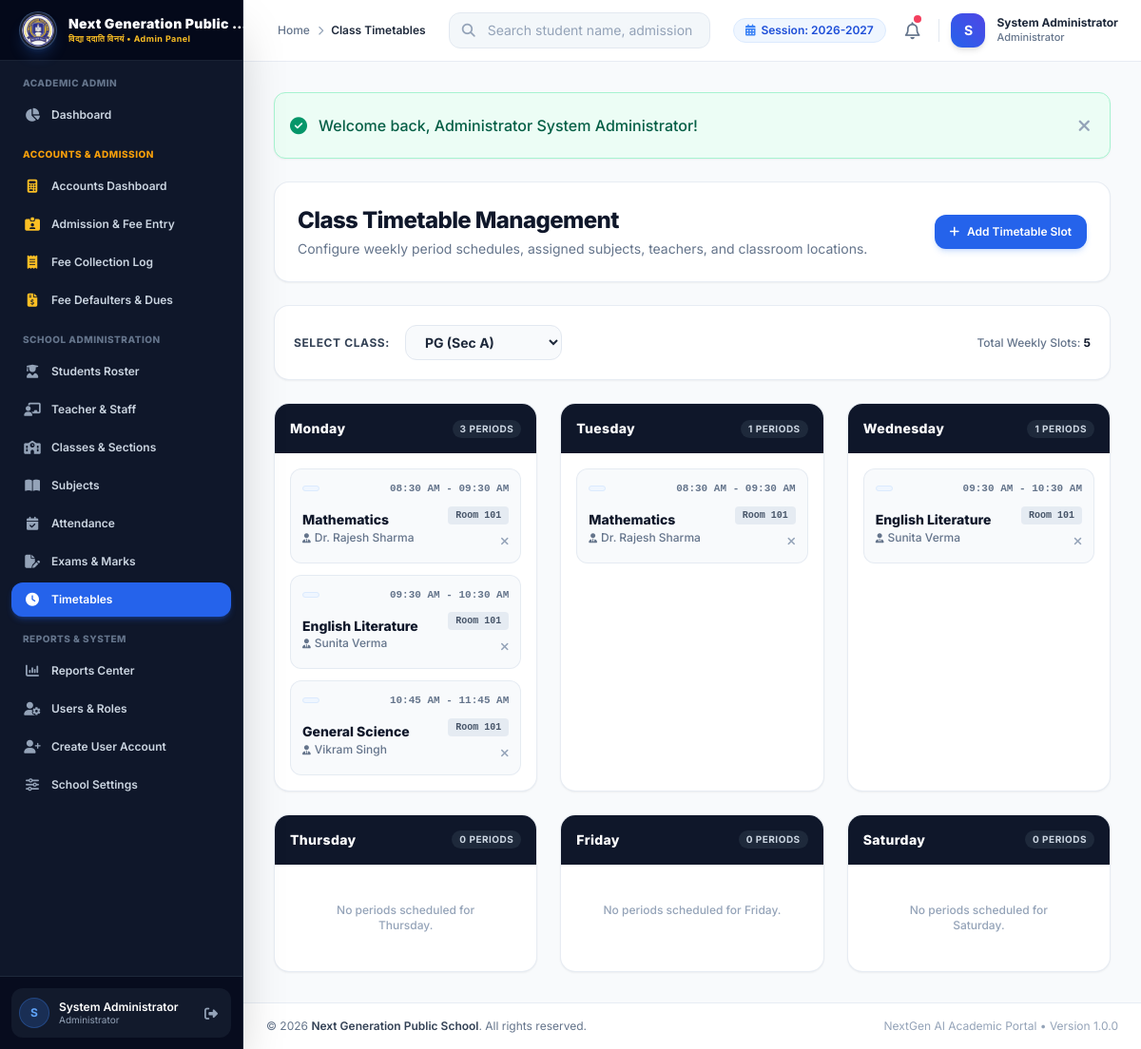
/admin/timetable/index.php (signed in), run on the app's committed database.
### tables this page shows
CREATE TABLE `school_settings` (
  `id` INT AUTO_INCREMENT PRIMARY KEY,
  `setting_key` VARCHAR(100) NOT NULL UNIQUE,
  `setting_value` TEXT DEFAULT NULL,
  `updated_at` DATETIME DEFAULT CURRENT_TIMESTAMP ON UPDATE CURRENT_TIMESTAMP
);

CREATE TABLE `timetables` (
  `id` INT AUTO_INCREMENT PRIMARY KEY,
  `class_id` INT NOT NULL,
  `subject_id` INT NOT NULL,
  `teacher_id` INT DEFAULT NULL,
  `day_of_week` ENUM('Monday', 'Tuesday', 'Wednesday', 'Thursday', 'Friday', 'Saturday') NOT NULL,
  `start_time` TIME NOT NULL,
  `end_time` TIME NOT NULL,
  `room_number` VARCHAR(30) DEFAULT NULL,
  `created_at` DATETIME DEFAULT CURRENT_TIMESTAMP,
  `updated_at` DATETIME DEFAULT CURRENT_TIMESTAMP ON UPDATE CURRENT_TIMESTAMP,
  FOREIGN KEY (`class_id`) REFERENCES `classes`(`id`) ON DELETE CASCADE,
  FOREIGN KEY (`subject_id`) REFERENCES `subjects`(`id`) ON DELETE CASCADE,
  FOREIGN KEY (`teacher_id`) REFERENCES `teachers`(`id`) ON DELETE SET NULL
);

CREATE TABLE `subjects` (
  `id` INT AUTO_INCREMENT PRIMARY KEY,
  `subject_name` VARCHAR(100) NOT NULL,
  `subject_code` VARCHAR(30) NOT NULL UNIQUE,
  `class_id` INT DEFAULT NULL,
  `teacher_id` INT DEFAULT NULL,
  `created_at` DATETIME DEFAULT CURRENT_TIMESTAMP,
  `updated_at` DATETIME DEFAULT CURRENT_TIMESTAMP ON UPDATE CURRENT_TIMESTAMP,
  FOREIGN KEY (`class_id`) REFERENCES `classes`(`id`) ON DELETE SET NULL,
  FOREIGN KEY (`teacher_id`) REFERENCES `teachers`(`id`) ON DELETE SET NULL
);

CREATE TABLE `teachers` (
  `id` INT AUTO_INCREMENT PRIMARY KEY,
  `teacher_id` VARCHAR(30) NOT NULL UNIQUE,
  `name` VARCHAR(100) NOT NULL,
  `subject` VARCHAR(100) NOT NULL,
  `qualification` VARCHAR(100) NOT NULL,
  `mobile` VARCHAR(20) NOT NULL,
  `email` VARCHAR(100) NOT NULL,
  `address` TEXT,
  `joining_date` DATE NOT NULL,
  `status` ENUM('Active', 'Inactive') DEFAULT 'Active',
  `username` VARCHAR(50) DEFAULT NULL UNIQUE,
  `password` VARCHAR(255) DEFAULT NULL,
  `created_at` DATETIME DEFAULT CURRENT_TIMESTAMP,
  `updated_at` DATETIME DEFAULT CURRENT_TIMESTAMP ON UPDATE CURRENT_TIMESTAMP
);

### includes/auth.php (called while the page is built, shortened)
<?php
require_once __DIR__ . '/../config/database.php';
function base_url($path = '') {
    $script_name = $_SERVER['SCRIPT_NAME'] ?? '';
    if (strpos($script_name, '/admin/') !== false) {
        $root = substr($script_name, 0, strpos($script_name, '/admin/'));
    } elseif (strpos($script_name, '/teacher/') !== false) {
        $root = substr($script_name, 0, strpos($script_name, '/teacher/'));
    } elseif (strpos($script_name, '/student/') !== false) {
        $root = substr($script_name, 0, strpos($script_name, '/student/'));
    } else {
        $dir = dirname($script_name);
        $root = ($dir === '/' || $dir === '\\') ? '' : $dir;
    }
    $clean_path = ltrim($path, '/');
    return rtrim($root, '/') . ($clean_path ? '/' . $clean_path : '');
}
function is_logged_in() {
    return isset($_SESSION['user_id']) && !empty($_SESSION['user_id']);
}
function is_admin() {
    return is_logged_in() && ($_SESSION['role'] ?? '') === 'admin';
}
function is_teacher() {
    return is_logged_in() && ($_SESSION['role'] ?? '') === 'teacher';
}
function is_student() {
    return is_logged_in() && ($_SESSION['role'] ?? '') === 'student';
}
function get_school_setting($key, $default = '') {
    global $pdo;
    try {
        $stmt = $pdo->prepare("SELECT setting_value FROM school_settings WHERE setting_key = :k LIMIT 1");
        $stmt->execute(['k' => $key]);
        $val = $stmt->fetchColumn();
        return $val !== false ? $val : $default;
    } catch (Exception $e) {
        return $default;
    }
}
function e($string) {
    return htmlspecialchars($string ?? '', ENT_QUOTES, 'UTF-8');
}
function csrf_token() {
    return $_SESSION['csrf_token'];
}
function get_class_order_sql($prefix = '') {
    $col = $prefix ? "{$prefix}.class_name" : "class_name";
    $sec = $prefix ? "{$prefix}.section" : "section";
    return "CASE
        WHEN {$col} IN ('PG', 'Play Group', 'Playgroup') THEN 1
        WHEN {$col} = 'Nursery' THEN 2
        WHEN {$col} = 'LKG' THEN 3
        WHEN {$col} = 'UKG' THEN 4
        WHEN {$col} = 'Class 1' OR {$col} = '1st' THEN 5
        WHEN {$col} = 'Class 2' OR {$col} = '2nd' THEN 6
        WHEN {$col} = 'Class 3' OR {$col} = '3rd' THEN 7
        WHEN {$col} = 'Class 4' OR {$col} = '4th' THEN 8
        WHEN {$col} = 'Class 5' OR {$col} = '5th' THEN 9
        WHEN {$col} = 'Class 6' OR {$col} = '6th' THEN 10
        WHEN {$col} = 'Class 7' OR {$col} = '7th' THEN 11
        WHEN {$col} = 'Class 8' OR {$col} = '8th' THEN 12
        WHEN {$col} = 'Class 9' OR {$col} = '9th' THEN 13
        WHEN {$col} = 'Class 10' OR {$col} = '10th' THEN 14
        WHEN {$col} = 'Class 11' OR {$col} = '11th' THEN 15
        WHEN {$col} = 'Class 12' OR {$col} = '12th' THEN 16
        ELSE 99
    END ASC, {$sec} ASC";
}
function get_all_classes($pdo_instance = null) {
    global $pdo;
    $db = $pdo_instance ?: $pdo;
    $order = get_class_order_sql();
    return $db->query("SELECT * FROM classes ORDER BY {$order}")->fetchAll();
}

### admin/timetable/index.php (the view, shortened to what this page needs)
<?php
$page_title = 'Class Timetables';
require_once __DIR__ . '/../../includes/header.php';
$class_id = (int)($_GET['class_id'] ?? 0);
$classes = get_all_classes($pdo);
if (!$class_id && !empty($classes)) {
    $class_id = $classes[0]['id'];
}
$tt_stmt = $pdo->prepare("SELECT tt.*, sub.subject_name, sub.subject_code, t.name as teacher_name
    FROM timetables tt
    LEFT JOIN subjects sub ON tt.subject_id = sub.id
    LEFT JOIN teachers t ON tt.teacher_id = t.id
    WHERE tt.class_id = :cid
    ORDER BY FIELD(tt.day_of_week, 'Monday', 'Tuesday', 'Wednesday', 'Thursday', 'Friday', 'Saturday'), tt.start_time ASC");
$tt_stmt->execute(['cid' => $class_id]);
$timetable_slots = $tt_stmt->fetchAll();
$days = ['Monday', 'Tuesday', 'Wednesday', 'Thursday', 'Friday', 'Saturday'];
$schedule_by_day = [];
foreach ($days as $d) {
    $schedule_by_day[$d] = [];
}
foreach ($timetable_slots as $slot) {
    $schedule_by_day[$slot['day_of_week']][] = $slot;
}
?>
<div class="space-y-6">
    <div class="flex flex-col md:flex-row md:items-center justify-between gap-4 bg-white p-6 rounded-2xl border border-slate-200/80 shadow-sm">
        <div>
            <h1 class="text-2xl font-extrabold text-slate-900 tracking-tight">Class Timetable Management</h1>
            <p class="text-sm text-slate-500 mt-1">Configure weekly period schedules, assigned subjects, teachers, and classroom locations.</p>
        </div>
        <div>
            <a href="<?= base_url('admin/timetable/add.php?class_id=' . $class_id) ?>" class="inline-flex items-center space-x-2 px-4 py-2.5 bg-blue-600 hover:bg-blue-700 text-white font-semibold text-xs rounded-xl shadow-md shadow-blue-500/20 transition-all">
                <i class="fa-solid fa-plus text-xs"></i>
                <span>Add Timetable Slot</span>
            </a>
        </div>
    </div>
    <div class="bg-white p-5 rounded-2xl border border-slate-200/80 shadow-sm flex items-center justify-between">
        <form method="GET" action="index.php" class="flex items-center space-x-4">
            <label class="text-xs font-bold uppercase tracking-wider text-slate-700">Select Class:</label>
            <select name="class_id" onchange="this.form.submit()" class="py-2 px-4 bg-slate-50 border border-slate-200 rounded-xl text-sm font-bold text-slate-800 focus:bg-white focus:outline-none focus:ring-2 focus:ring-blue-500/20 focus:border-blue-600">
                <?php foreach ($classes as $c): ?>
                    <option value="<?= $c['id'] ?>" <?= $c['id'] == $class_id ? 'selected' : '' ?>><?= e($c['class_name']) ?> (Sec <?= e($c['section']) ?>)</option>
                <?php endforeach; ?>
            </select>
        </form>
        <span class="text-xs text-slate-500 font-medium">Total Weekly Slots: <strong class="text-slate-900"><?= count($timetable_slots) ?></strong></span>
    </div>
    <div class="grid grid-cols-1 md:grid-cols-2 lg:grid-cols-3 gap-6">
        <?php foreach ($days as $day): ?>
            <div class="bg-white rounded-2xl border border-slate-200/80 shadow-sm overflow-hidden flex flex-col">
                <div class="p-4 bg-slate-900 text-white flex items-center justify-between">
                    <span class="font-extrabold text-sm tracking-wide"><?= $day ?></span>
                    <span class="text-[10px] font-bold uppercase tracking-wider px-2 py-0.5 rounded-full bg-slate-800 text-slate-300"><?= count($schedule_by_day[$day]) ?> Periods</span>
                </div>
                <div class="p-4 flex-1 space-y-3">
                    <?php if (empty($schedule_by_day[$day])): ?>
                        <div class="p-6 text-center text-xs text-slate-400 font-medium">No periods scheduled for <?= $day ?>.</div>
                    <?php else: ?>
                        <?php foreach ($schedule_by_day[$day] as $slot): ?>
                            <div class="p-3 rounded-xl bg-slate-50 border border-slate-200/80 space-y-1.5 relative group hover:border-blue-300 transition-colors">
                                <div class="flex items-center justify-between">
                                    <span class="text-xs font-bold text-blue-700 bg-blue-50 px-2 py-0.5 rounded border border-blue-100"><?= e($slot['period_name']) ?></span>
                                    <span class="text-[11px] font-mono font-semibold text-slate-500">
                                        <?= date('h:i A', strtotime($slot['start_time'])) ?> - <?= date('h:i A', strtotime($slot['end_time'])) ?>
                                    </span>
                                </div>
                                <div class="flex items-center justify-between pt-1">
                                    <div>
                                        <span class="font-extrabold text-slate-900 text-sm block leading-tight"><?= e($slot['subject_name'] ?? 'Subject') ?></span>
                                        <span class="text-xs text-slate-500 font-medium block mt-0.5"><i class="fa-solid fa-user-tie text-[10px] mr-1"></i><?= e($slot['teacher_name'] ?? 'Teacher Unassigned') ?></span>
                                    </div>
                                    <div class="text-right">
                                        <span class="text-[10px] text-slate-600 bg-slate-200/80 px-2 py-0.5 rounded font-mono font-bold block mb-1"><?= e($slot['room_number'] ?? 'Room 101') ?></span>
                                        <a href="<?= base_url('admin/timetable/index.php?action=delete&id=' . $slot['id'] . '&class_id=' . $class_id . '&csrf=' . csrf_token()) ?>" onclick="return confirm('Remove period?')" class="text-slate-400 hover:text-rose-600 transition-colors" title="Delete Slot">
                                            <i class="fa-solid fa-xmark text-xs"></i>
                                        </a>
                                    </div>
                                </div>
                            </div>
                        <?php endforeach; ?>
                    <?php endif; ?>
                </div>
            </div>
        <?php endforeach; ?>
    </div>
</div>
<?php require_once __DIR__ . '/../../includes/footer.php'; ?>

### includes/navbar.php (shortened to what this page needs)
<?php
if (is_admin()) {
    $nav_dash_link = base_url('admin/dashboard.php');
    $nav_role_title = 'Administrator';
    $nav_bg_gradient = 'from-blue-600 to-indigo-600';
} elseif (is_accountant()) {
    $nav_dash_link = base_url('admin/accounts/index.php');
    $nav_role_title = 'Accountant';
    $nav_bg_gradient = 'from-amber-600 to-yellow-600';
} elseif (is_teacher()) {
    $nav_dash_link = base_url('teacher/dashboard.php');
    $nav_role_title = 'Teacher';
    $nav_bg_gradient = 'from-indigo-600 to-purple-600';
} else {
    $nav_dash_link = base_url('student/dashboard.php');
    $nav_role_title = 'Student / Parent';
    $nav_bg_gradient = 'from-emerald-600 to-teal-600';
}
$current_academic_session = get_school_setting('academic_session', '2026-2027');
?>
<header class="sticky top-0 z-30 bg-white/90 backdrop-blur-md border-b border-slate-200/80 no-print">
    <div class="flex items-center justify-between h-16 px-4 md:px-6">
        <div class="flex items-center space-x-3">
            <div class="hidden sm:flex items-center space-x-2 text-xs text-slate-500 font-medium">
                <a href="<?= $nav_dash_link ?>" class="hover:text-blue-600">Home</a>
                <i class="fa-solid fa-chevron-right text-[10px] text-slate-400"></i>
                <span class="text-slate-800 font-semibold"><?= e($page_title ?? 'Dashboard') ?></span>
            </div>
        </div>
        <div class="hidden md:flex items-center flex-1 max-w-md mx-6">
            <?php if (!is_student()): ?>
            <form action="<?= base_url(is_teacher() ? 'teacher/students/index.php' : 'admin/students/index.php') ?>" method="GET" class="w-full relative">
                <div class="absolute inset-y-0 left-0 pl-3.5 flex items-center pointer-events-none text-slate-400">
                    <i class="fa-solid fa-magnifying-glass text-sm"></i>
                </div>
                <input type="text" name="search" placeholder="Search student name, admission no..."
                    class="w-full pl-10 pr-4 py-2 text-sm bg-slate-100/80 border border-slate-200 rounded-xl focus:bg-white focus:outline-none focus:ring-2 focus:ring-blue-500/20 focus:border-blue-500 transition-all placeholder-slate-400">
            </form>
            <?php endif; ?>
        </div>
        <div class="flex items-center space-x-3">
            <div class="hidden lg:flex items-center space-x-1.5 px-3 py-1 bg-blue-50 text-blue-700 rounded-full text-xs font-semibold border border-blue-100">
                <i class="fa-solid fa-calendar-days text-blue-500"></i>
                <span>Session: <?= e($current_academic_session) ?></span>
            </div>
            <div class="relative">
                <a href="<?= base_url(is_admin() || is_accountant() ? 'admin/notices/index.php' : (is_teacher() ? 'teacher/notices/index.php' : 'student/notices.php')) ?>" class="relative p-2 rounded-xl text-slate-500 hover:text-slate-700 hover:bg-slate-100 transition-colors inline-block" title="Notices">
                    <i class="fa-regular fa-bell text-lg"></i>
                    <span class="absolute top-1.5 right-1.5 w-2 h-2 rounded-full bg-rose-500 ring-2 ring-white"></span>
                </a>
            </div>
            <div class="flex items-center space-x-3">
                <div class="w-9 h-9 rounded-xl bg-gradient-to-tr <?= $nav_bg_gradient ?> text-white flex items-center justify-center font-bold text-sm shadow-md">
                    <?= strtoupper(substr($_SESSION['full_name'] ?? 'U', 0, 1)) ?>
                </div>
                <div class="hidden md:block text-left">
                    <span class="block text-xs font-bold text-slate-800 leading-tight"><?= e($_SESSION['full_name'] ?? 'User') ?></span>
                    <span class="block text-[11px] text-slate-500 font-medium"><?= $nav_role_title ?></span>
                </div>
            </div>
        </div>
    </div>
</header>

### data on the page
school_settings: setting_value "2026-2027"
timetables: start_time "08:30 AM", end_time "09:30 AM", subject.subject_name "Mathematics", teacher.name "Dr. Rajesh Sharma", room_number "Room 101"
timetables: start_time "09:30 AM", end_time "10:30 AM", subject.subject_name "English Literature", teacher.name "Sunita Verma", room_number "Room 101"
timetables: start_time "10:45 AM", end_time "11:45 AM", subject.subject_name "General Science", teacher.name "Vikram Singh", room_number "Room 101"
timetables: start_time "08:30 AM", end_time "09:30 AM", subject.subject_name "Mathematics", teacher.name "Dr. Rajesh Sharma", room_number "Room 101"
timetables: start_time "09:30 AM", end_time "10:30 AM", subject.subject_name "English Literature", teacher.name "Sunita Verma", room_number "Room 101"

### other printed values
$role_badge "Admin Panel"
substr($_SESSION['full_name'] ?? 'U', 0, 1) "S"
$_SESSION['full_name'] "System Administrator"
$role_label "Administrator"
$page_title "Class Timetables"
$nav_role_title "Administrator"
$flash['text'] "Welcome back, Administrator System Administrator!"
count($timetable_slots) "5"
$day "Monday"
count($schedule_by_day[$day]) "3"
$day "Tuesday"
count($schedule_by_day[$day]) "1"
$day "Wednesday"
$day "Thursday"
count($schedule_by_day[$day]) "0"
